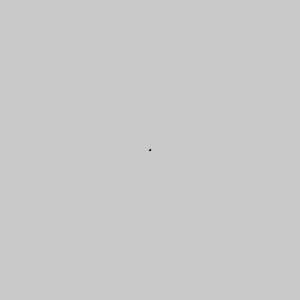
Frame 1 (no input)
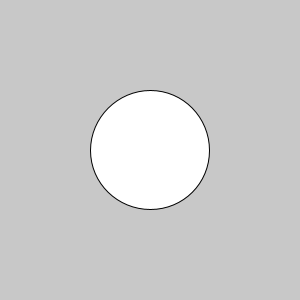
Frame 60 (the mouse pressed at the canvas centre just before this capture)
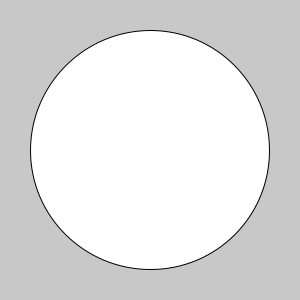
Frame 120 (the mouse held since frame 60 and released just before this capture)

The Processing sketch that drew these frames (run headless with seeded random() and noise(); from frame 60 on, the mouse is pressed at the canvas centre):

// Processing sketch: expanding_circle
// ── expanding_circle.pde
int x,y;
void setup(){
  size(300,300);
  x=1;
  y=1;
}
void draw(){
  background(200);
  ellipse(150,150,x,y);
  x=x+2;
  y=y+2;
  if(x>300){
    x=1;
    y=1;
  }
}
